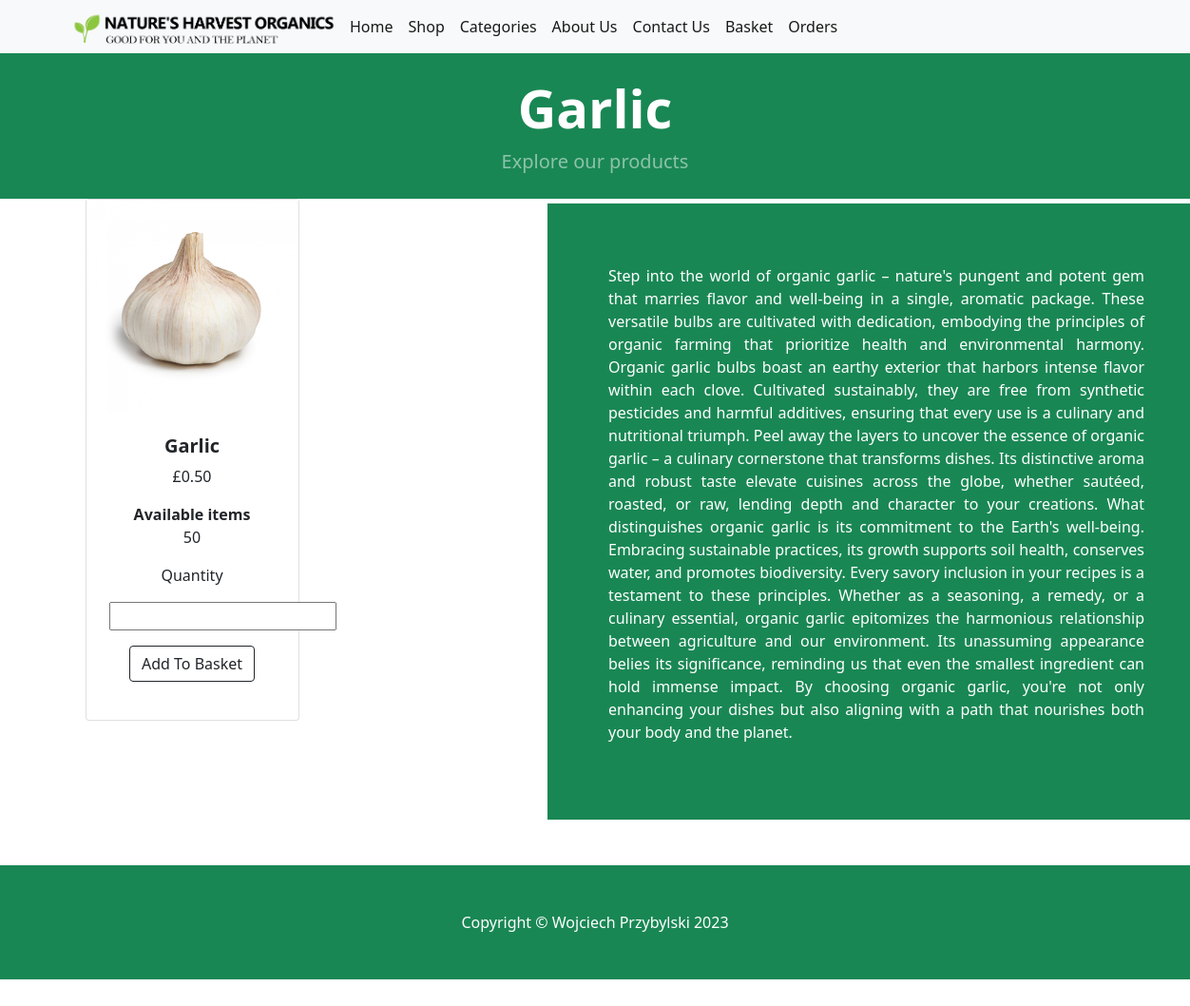
The page /Garlic on the database its author committed.
### tables this page shows
CREATE TABLE items (
	id INTEGER NOT NULL, 
	name VARCHAR(30) NOT NULL, 
	stock INTEGER NOT NULL, 
	price FLOAT NOT NULL, 
	type_id VARCHAR(15) NOT NULL, 
	PRIMARY KEY (id), 
	UNIQUE (name), 
	FOREIGN KEY(type_id) REFERENCES types (id)
);

### application/__init__.py (the view)
    @app.route('/Garlic')
    def garlic():
        from application import models
        items = models.Items.query.all()
        baseUrl = '/static/'
        return render_template("indiv_items/garlic.html", baseUrl=baseUrl, items=items)

### application/templates/indiv_items/garlic.html (shortened to what this page needs)
{% extends 'base.html' %}
{% block content %}
    <header class="bg-success py-2">
        <div class="container px-4 px-lg-5 my-3">
            <div class="text-center text-white">
                <h1 class="display-4 fw-bolder">Garlic</h1>
                <p class="lead fw-normal text-white-50 mb-0">Explore our products</p>
            </div>
        </div>
    </header>
    <section class="py-5">
        <div class="container px-4 px-lg-5 mt-5">
            <div class="row gx-4 gx-lg-5 row-cols-2 row-cols-md-3 row-cols-xl-4 justify-content-center">
                {% for item in items %}
                {% if item.name == 'Garlic' %}
                <div class="col mb-5" style="translate: -26.5rem;">
                        <div class="card h-100">
                            <a class="pic" href="/{{item.name}}"><img src="{{ baseUrl }}assets/images/{{item.id}}.jpg"></img></a>
                            <div class="card-body p-4">
                                <div class="text-center">
                                    <h5 class="fw-bolder">{{item.name}}</h5>
                                        <p class="">£{{ "%.2f" | format(item.price) }}</p>
                                    <div>
                                        <b class="fw-bolder">Available items</b>
                                        <p class="">{{item.stock}}</p>
                                    </div>
                                    <div>
                                        <p>Quantity</p>
                                        <p><input id="quantity_input_id" name="quantity_input" type="number" min="0" max={{item.amount}}/></p>
                                        <p><input class="btn btn-outline-dark mt-auto" name="add_item" type="submit" value="Add To Basket"></p>
                                    </div>
                                </div>
                            </div/div>
                        </div>
                </div>
                {% endif %}
                {% endfor %}
            </div>
            <div class="disc">
                <p>Step into the world of organic garlic – nature's pungent and potent gem that marries flavor and well-being in a single, aromatic package. These versatile bulbs are cultivated with dedication, embodying the principles of organic farming that prioritize health and environmental harmony.
                    Organic garlic bulbs boast an earthy exterior that harbors intense flavor within each clove. Cultivated sustainably, they are free from synthetic pesticides and harmful additives, ensuring that every use is a culinary and nutritional triumph.
                    Peel away the layers to uncover the essence of organic garlic – a culinary cornerstone that transforms dishes. Its distinctive aroma and robust taste elevate cuisines across the globe, whether sautéed, roasted, or raw, lending depth and character to your creations.
                    What distinguishes organic garlic is its commitment to the Earth's well-being. Embracing sustainable practices, its growth supports soil health, conserves water, and promotes biodiversity. Every savory inclusion in your recipes is a testament to these principles.
                    Whether as a seasoning, a remedy, or a culinary essential, organic garlic epitomizes the harmonious relationship between agriculture and our environment. Its unassuming appearance belies its significance, reminding us that even the smallest ingredient can hold immense impact. By choosing organic garlic, you're not only enhancing your dishes but also aligning with a path that nourishes both your body and the planet.
                    </p>
        </div>
        </div>
    </section>
{% endblock %}

### rows shown on the page
items: name "Garlic", price "0.50", stock "50"
